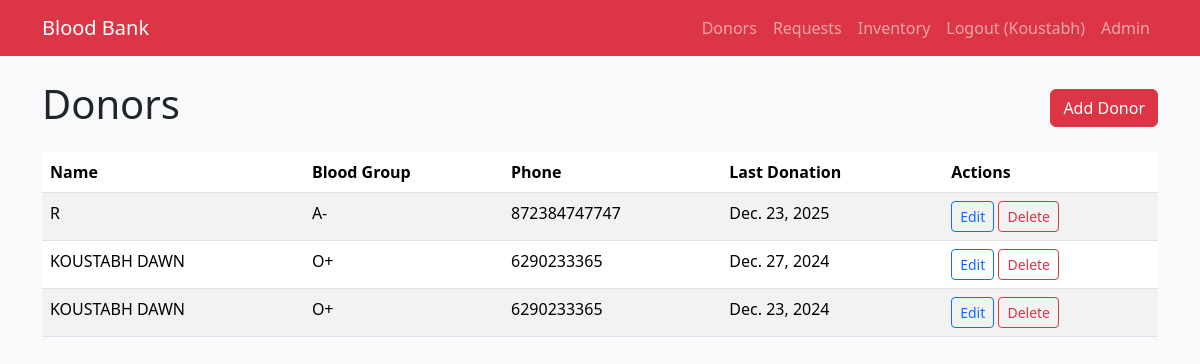
/donors/ (signed in), run on the app's committed database.
### bank/models.py (models this page shows, shortened)
class Donor(models.Model):
    BLOOD_GROUP_CHOICES = [
        ('A+', 'A+'), ('A-', 'A-'),
        ('B+', 'B+'), ('B-', 'B-'),
        ('AB+', 'AB+'), ('AB-', 'AB-'),
        ('O+', 'O+'), ('O-', 'O-'),
    ]
    GENDER_CHOICES = [
        ('M', 'Male'),
        ('F', 'Female'),
        ('O', 'Other'),
    ]
    name = models.CharField(max_length=100)
    age = models.PositiveIntegerField()
    gender = models.CharField(max_length=1, choices=GENDER_CHOICES)
    blood_group = models.CharField(max_length=3, choices=BLOOD_GROUP_CHOICES)
    phone = models.CharField(max_length=15)
    email = models.EmailField(blank=True, null=True)
    address = models.TextField(blank=True, null=True)
    last_donation_date = models.DateField(blank=True, null=True)
    units_donated = models.PositiveIntegerField(default=0)
    created_at = models.DateTimeField(auto_now_add=True)

### bank/views.py (the view)
# urls.py: path('donors/', views.donor_list, name='donor_list'),
@staff_required
def donor_list(request):
    donors = Donor.objects.all().order_by('-created_at')
    return render(request, 'bank/donor_list.html', {'donors': donors})

### bank/views.py (called while the page is built)
def staff_required(view_func):
    decorated_view = login_required(
        user_passes_test(lambda u: u.is_staff)(view_func)
    )
    return decorated_view

### bank/templates/bank/donor_list.html
{% extends 'bank/base.html' %}
{% block content %}
<div class="d-flex justify-content-between align-items-center mb-3">
    <h1>Donors</h1>
    <a href="{% url 'donor_create' %}" class="btn btn-danger">Add Donor</a>
</div>
<table class="table table-striped table-hover">
    <thead>
        <tr>
            <th>Name</th>
            <th>Blood Group</th>
            <th>Phone</th>
            <th>Last Donation</th>
            <th>Actions</th>
        </tr>
    </thead>
    <tbody>
        {% for donor in donors %}
        <tr>
            <td>{{ donor.name }}</td>
            <td>{{ donor.blood_group }}</td>
            <td>{{ donor.phone }}</td>
            <td>{{ donor.last_donation_date|default:"-" }}</td>
            <td>
                <a href="{% url 'donor_update' donor.pk %}" class="btn btn-sm btn-outline-primary">Edit</a>
                <a href="{% url 'donor_delete' donor.pk %}" class="btn btn-sm btn-outline-danger">Delete</a>
            </td>
        </tr>
        {% empty %}
        <tr><td colspan="5">No donors found.</td></tr>
        {% endfor %}
    </tbody>
</table>
{% endblock %}

### bank/templates/bank/base.html (shortened to what this page needs)
<!DOCTYPE html>
<html lang="en">
<head>
    <link
      href="https://cdn.jsdelivr.net/npm/bootstrap@5.3.3/dist/css/bootstrap.min.css"
      rel="stylesheet"
    >
</head>
<body class="bg-light">
<nav class="navbar navbar-expand-lg navbar-dark bg-danger mb-4">
    <div class="container">
        <a class="navbar-brand" href="{% url 'dashboard' %}">Blood Bank</a>
        <div class="collapse navbar-collapse" id="navbarNav">
            <ul class="navbar-nav ms-auto">
                {% if user.is_authenticated %}
                    <li class="nav-item"><a class="nav-link" href="{% url 'donor_list' %}">Donors</a></li>
                    <li class="nav-item"><a class="nav-link" href="{% url 'request_list' %}">Requests</a></li>
                    <li class="nav-item"><a class="nav-link" href="{% url 'inventory_list' %}">Inventory</a></li>
                    <li class="nav-item">
                        <a class="nav-link" href="{% url 'logout' %}">Logout ({{ user.username }})</a>
                    </li>
                {% else %}
                    <li class="nav-item">
                        <a class="nav-link" href="{% url 'login' %}">Login</a>
                    </li>
                {% endif %}
                <li class="nav-item"><a class="nav-link" href="/admin/">Admin</a></li>
            </ul>
        </div>
    </div>
</nav>
<div class="container mb-4">
    {% block content %}{% endblock %}
</div>
</body>
</html>

### data on the page
Donor: name "R", blood_group "A-", phone "872384747747", last_donation_date "Dec. 23, 2025"
Donor: name "KOUSTABH DAWN", blood_group "O+", phone "6290233365", last_donation_date "Dec. 27, 2024"
Donor: name "KOUSTABH DAWN", blood_group "O+", phone "6290233365", last_donation_date "Dec. 23, 2024"

### other printed values
{{ user.username }} "Koustabh"
